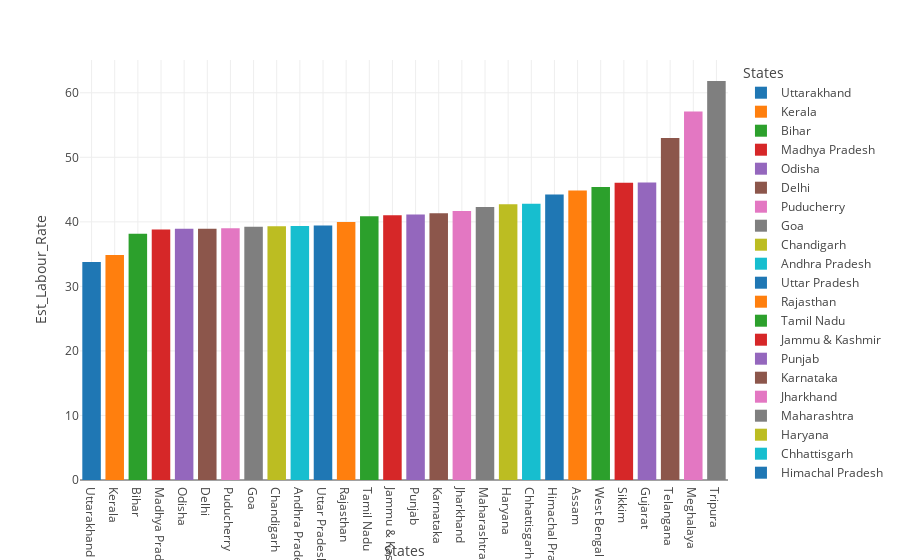

Notebook source saved alongside this figure:
### Code cell
df_lr=df[['Est_Labour_Rate','States']].groupby('States').mean().reset_index()
df_lr.sort_values(by='Est_Labour_Rate',inplace=True)
fig=px.bar(df_lr,x='States',y='Est_Labour_Rate',color='States',template='gridon')
fig.show()

### Figure 1 — Plotly figure (JSON) as saved in the notebook; plotly's stock layout.template omitted (floating-point values rounded to 4 significant figures)
{"data": [{"alignmentgroup": "True", "hovertemplate": "States=%{x}<br>Est_Labour_Rate=%{y}<extra></extra>", "legendgroup": "Uttarakhand", "marker": {"color": "#1F77B4", "pattern": {"shape": ""}}, "name": "Uttarakhand", "offsetgroup": "Uttarakhand", "orientation": "v", "showlegend": true, "textposition": "auto", "type": "bar", "x": ["Uttarakhand"], "xaxis": "x", "y": [33.78], "yaxis": "y"}, {"alignmentgroup": "True", "hovertemplate": "States=%{x}<br>Est_Labour_Rate=%{y}<extra></extra>", "legendgroup": "Kerala", "marker": {"color": "#FF7F0E", "pattern": {"shape": ""}}, "name": "Kerala", "offsetgroup": "Kerala", "orientation": "v", "showlegend": true, "textposition": "auto", "type": "bar", "x": ["Kerala"], "xaxis": "x", "y": [34.87], "yaxis": "y"}, {"alignmentgroup": "True", "hovertemplate": "States=%{x}<br>Est_Labour_Rate=%{y}<extra></extra>", "legendgroup": "Bihar", "marker": {"color": "#2CA02C", "pattern": {"shape": ""}}, "name": "Bihar", "offsetgroup": "Bihar", "orientation": "v", "showlegend": true, "textposition": "auto", "type": "bar", "x": ["Bihar"], "xaxis": "x", "y": [38.15], "yaxis": "y"}, {"alignmentgroup": "True", "hovertemplate": "States=%{x}<br>Est_Labour_Rate=%{y}<extra></extra>", "legendgroup": "Madhya Pradesh", "marker": {"color": "#D62728", "pattern": {"shape": ""}}, "name": "Madhya Pradesh", "offsetgroup": "Madhya Pradesh", "orientation": "v", "showlegend": true, "textposition": "auto", "type": "bar", "x": ["Madhya Pradesh"], "xaxis": "x", "y": [38.82], "yaxis": "y"}, {"alignmentgroup": "True", "hovertemplate": "States=%{x}<br>Est_Labour_Rate=%{y}<extra></extra>", "legendgroup": "Odisha", "marker": {"color": "#9467BD", "pattern": {"shape": ""}}, "name": "Odisha", "offsetgroup": "Odisha", "orientation": "v", "showlegend": true, "textposition": "auto", "type": "bar", "x": ["Odisha"], "xaxis": "x", "y": [38.93], "yaxis": "y"}, {"alignmentgroup": "True", "hovertemplate": "States=%{x}<br>Est_Labour_Rate=%{y}<extra></extra>", "legendgroup": "Delhi", "marker": {"color": "#8C564B", "pattern": {"shape": ""}}, "name": "Delhi", "offsetgroup": "Delhi", "orientation": "v", "showlegend": true, "textposition": "auto", "type": "bar", "x": ["Delhi"], "xaxis": "x", "y": [38.93], "yaxis": "y"}, {"alignmentgroup": "True", "hovertemplate": "States=%{x}<br>Est_Labour_Rate=%{y}<extra></extra>", "legendgroup": "Puducherry", "marker": {"color": "#E377C2", "pattern": {"shape": ""}}, "name": "Puducherry", "offsetgroup": "Puducherry", "orientation": "v", "showlegend": true, "textposition": "auto", "type": "bar", "x": ["Puducherry"], "xaxis": "x", "y": [38.99], "yaxis": "y"}, {"alignmentgroup": "True", "hovertemplate": "States=%{x}<br>Est_Labour_Rate=%{y}<extra></extra>", "legendgroup": "Goa", "marker": {"color": "#7F7F7F", "pattern": {"shape": ""}}, "name": "Goa", "offsetgroup": "Goa", "orientation": "v", "showlegend": true, "textposition": "auto", "type": "bar", "x": ["Goa"], "xaxis": "x", "y": [39.25], "yaxis": "y"}, {"alignmentgroup": "True", "hovertemplate": "States=%{x}<br>Est_Labour_Rate=%{y}<extra></extra>", "legendgroup": "Chandigarh", "marker": {"color": "#BCBD22", "pattern": {"shape": ""}}, "name": "Chandigarh", "offsetgroup": "Chandigarh", "orientation": "v", "showlegend": true, "textposition": "auto", "type": "bar", "x": ["Chandigarh"], "xaxis": "x", "y": [39.34], "yaxis": "y"}, {"alignmentgroup": "True", "hovertemplate": "States=%{x}<br>Est_Labour_Rate=%{y}<extra></extra>", "legendgroup": "Andhra Pradesh", "marker": {"color": "#17BECF", "pattern": {"shape": ""}}, "name": "Andhra Pradesh", "offsetgroup": "Andhra Pradesh", "orientation": "v", "showlegend": true, "textposition": "auto", "type": "bar", "x": ["Andhra Pradesh"], "xaxis": "x", "y": [39.38], "yaxis": "y"}, {"alignmentgroup": "True", "hovertemplate": "States=%{x}<br>Est_Labour_Rate=%{y}<extra></extra>", "legendgroup": "Uttar Pradesh", "marker": {"color": "#1F77B4", "pattern": {"shape": ""}}, "name": "Uttar Pradesh", "offsetgroup": "Uttar Pradesh", "orientation": "v", "showlegend": true, "textposition": "auto", "type": "bar", "x": ["Uttar Pradesh"], "xaxis": "x", "y": [39.43], "yaxis": "y"}, {"alignmentgroup": "True", "hovertemplate": "States=%{x}<br>Est_Labour_Rate=%{y}<extra></extra>", "legendgroup": "Rajasthan", "marker": {"color": "#FF7F0E", "pattern": {"shape": ""}}, "name": "Rajasthan", "offsetgroup": "Rajasthan", "orientation": "v", "showlegend": true, "textposition": "auto", "type": "bar", "x": ["Rajasthan"], "xaxis": "x", "y": [39.97], "yaxis": "y"}, {"alignmentgroup": "True", "hovertemplate": "States=%{x}<br>Est_Labour_Rate=%{y}<extra></extra>", "legendgroup": "Tamil Nadu", "marker": {"color": "#2CA02C", "pattern": {"shape": ""}}, "name": "Tamil Nadu", "offsetgroup": "Tamil Nadu", "orientation": "v", "showlegend": true, "textposition": "auto", "type": "bar", "x": ["Tamil Nadu"], "xaxis": "x", "y": [40.87], "yaxis": "y"}, {"alignmentgroup": "True", "hovertemplate": "States=%{x}<br>Est_Labour_Rate=%{y}<extra></extra>", "legendgroup": "Jammu & Kashmir", "marker": {"color": "#D62728", "pattern": {"shape": ""}}, "name": "Jammu & Kashmir", "offsetgroup": "Jammu & Kashmir", "orientation": "v", "showlegend": true, "textposition": "auto", "type": "bar", "x": ["Jammu & Kashmir"], "xaxis": "x", "y": [41.03], "yaxis": "y"}, {"alignmentgroup": "True", "hovertemplate": "States=%{x}<br>Est_Labour_Rate=%{y}<extra></extra>", "legendgroup": "Punjab", "marker": {"color": "#9467BD", "pattern": {"shape": ""}}, "name": "Punjab", "offsetgroup": "Punjab", "orientation": "v", "showlegend": true, "textposition": "auto", "type": "bar", "x": ["Punjab"], "xaxis": "x", "y": [41.14], "yaxis": "y"}, {"alignmentgroup": "True", "hovertemplate": "States=%{x}<br>Est_Labour_Rate=%{y}<extra></extra>", "legendgroup": "Karnataka", "marker": {"color": "#8C564B", "pattern": {"shape": ""}}, "name": "Karnataka", "offsetgroup": "Karnataka", "orientation": "v", "showlegend": true, "textposition": "auto", "type": "bar", "x": ["Karnataka"], "xaxis": "x", "y": [41.35], "yaxis": "y"}, {"alignmentgroup": "True", "hovertemplate": "States=%{x}<br>Est_Labour_Rate=%{y}<extra></extra>", "legendgroup": "Jharkhand", "marker": {"color": "#E377C2", "pattern": {"shape": ""}}, "name": "Jharkhand", "offsetgroup": "Jharkhand", "orientation": "v", "showlegend": true, "textposition": "auto", "type": "bar", "x": ["Jharkhand"], "xaxis": "x", "y": [41.67], "yaxis": "y"}, {"alignmentgroup": "True", "hovertemplate": "States=%{x}<br>Est_Labour_Rate=%{y}<extra></extra>", "legendgroup": "Maharashtra", "marker": {"color": "#7F7F7F", "pattern": {"shape": ""}}, "name": "Maharashtra", "offsetgroup": "Maharashtra", "orientation": "v", "showlegend": true, "textposition": "auto", "type": "bar", "x": ["Maharashtra"], "xaxis": "x", "y": [42.3], "yaxis": "y"}, {"alignmentgroup": "True", "hovertemplate": "States=%{x}<br>Est_Labour_Rate=%{y}<extra></extra>", "legendgroup": "Haryana", "marker": {"color": "#BCBD22", "pattern": {"shape": ""}}, "name": "Haryana", "offsetgroup": "Haryana", "orientation": "v", "showlegend": true, "textposition": "auto", "type": "bar", "x": ["Haryana"], "xaxis": "x", "y": [42.74], "yaxis": "y"}, {"alignmentgroup": "True", "hovertemplate": "States=%{x}<br>Est_Labour_Rate=%{y}<extra></extra>", "legendgroup": "Chhattisgarh", "marker": {"color": "#17BECF", "pattern": {"shape": ""}}, "name": "Chhattisgarh", "offsetgroup": "Chhattisgarh", "orientation": "v", "showlegend": true, "textposition": "auto", "type": "bar", "x": ["Chhattisgarh"], "xaxis": "x", "y": [42.81], "yaxis": "y"}, {"alignmentgroup": "True", "hovertemplate": "States=%{x}<br>Est_Labour_Rate=%{y}<extra></extra>", "legendgroup": "Himachal Pradesh", "marker": {"color": "#1F77B4", "pattern": {"shape": ""}}, "name": "Himachal Pradesh", "offsetgroup": "Himachal Pradesh", "orientation": "v", "showlegend": true, "textposition": "auto", "type": "bar", "x": ["Himachal Pradesh"], "xaxis": "x", "y": [44.22], "yaxis": "y"}, {"alignmentgroup": "True", "hovertemplate": "States=%{x}<br>Est_Labour_Rate=%{y}<extra></extra>", "legendgroup": "Assam", "marker": {"color": "#FF7F0E", "pattern": {"shape": ""}}, "name": "Assam", "offsetgroup": "Assam", "orientation": "v", "showlegend": true, "textposition": "auto", "type": "bar", "x": ["Assam"], "xaxis": "x", "y": [44.87], "yaxis": "y"}, {"alignmentgroup": "True", "hovertemplate": "States=%{x}<br>Est_Labour_Rate=%{y}<extra></extra>", "legendgroup": "West Bengal", "marker": {"color": "#2CA02C", "pattern": {"shape": ""}}, "name": "West Bengal", "offsetgroup": "West Bengal", "orientation": "v", "showlegend": true, "textposition": "auto", "type": "bar", "x": ["West Bengal"], "xaxis": "x", "y": [45.42], "yaxis": "y"}, {"alignmentgroup": "True", "hovertemplate": "States=%{x}<br>Est_Labour_Rate=%{y}<extra></extra>", "legendgroup": "Sikkim", "marker": {"color": "#D62728", "pattern": {"shape": ""}}, "name": "Sikkim", "offsetgroup": "Sikkim", "orientation": "v", "showlegend": true, "textposition": "auto", "type": "bar", "x": ["Sikkim"], "xaxis": "x", "y": [46.07], "yaxis": "y"}, {"alignmentgroup": "True", "hovertemplate": "States=%{x}<br>Est_Labour_Rate=%{y}<extra></extra>", "legendgroup": "Gujarat", "marker": {"color": "#9467BD", "pattern": {"shape": ""}}, "name": "Gujarat", "offsetgroup": "Gujarat", "orientation": "v", "showlegend": true, "textposition": "auto", "type": "bar", "x": ["Gujarat"], "xaxis": "x", "y": [46.1], "yaxis": "y"}, {"alignmentgroup": "True", "hovertemplate": "States=%{x}<br>Est_Labour_Rate=%{y}<extra></extra>", "legendgroup": "Telangana", "marker": {"color": "#8C564B", "pattern": {"shape": ""}}, "name": "Telangana", "offsetgroup": "Telangana", "orientation": "v", "showlegend": true, "textposition": "auto", "type": "bar", "x": ["Telangana"], "xaxis": "x", "y": [53.0], "yaxis": "y"}, {"alignmentgroup": "True", "hovertemplate": "States=%{x}<br>Est_Labour_Rate=%{y}<extra></extra>", "legendgroup": "Meghalaya", "marker": {"color": "#E377C2", "pattern": {"shape": ""}}, "name": "Meghalaya", "offsetgroup": "Meghalaya", "orientation": "v", "showlegend": true, "textposition": "auto", "type": "bar", "x": ["Meghalaya"], "xaxis": "x", "y": [57.08], "yaxis": "y"}, {"alignmentgroup": "True", "hovertemplate": "States=%{x}<br>Est_Labour_Rate=%{y}<extra></extra>", "legendgroup": "Tripura", "marker": {"color": "#7F7F7F", "pattern": {"shape": ""}}, "name": "Tripura", "offsetgroup": "Tripura", "orientation": "v", "showlegend": true, "textposition": "auto", "type": "bar", "x": ["Tripura"], "xaxis": "x", "y": [61.82], "yaxis": "y"}], "layout": {"autosize": true, "barmode": "relative", "legend": {"title": {"text": "States"}, "tracegroupgap": 0}, "margin": {"t": 60}, "xaxis": {"anchor": "y", "autorange": true, "categoryarray": ["Uttarakhand", "Kerala", "Bihar", "Madhya Pradesh", "Odisha", "Delhi", "Puducherry", "Goa", "Chandigarh", "Andhra Pradesh", "Uttar Pradesh", "Rajasthan", "Tamil Nadu", "Jammu & Kashmir", "Punjab", "Karnataka", "Jharkhand", "Maharashtra", "Haryana", "Chhattisgarh", "Himachal Pradesh", "Assam", "West Bengal", "Sikkim", "Gujarat", "Telangana", "Meghalaya", "Tripura"], "categoryorder": "array", "domain": [0, 1], "range": [-0.5, 27.5], "title": {"text": "States"}, "type": "category"}, "yaxis": {"anchor": "x", "autorange": true, "domain": [0, 1], "range": [0, 65.08], "title": {"text": "Est_Labour_Rate"}, "type": "linear"}}}
